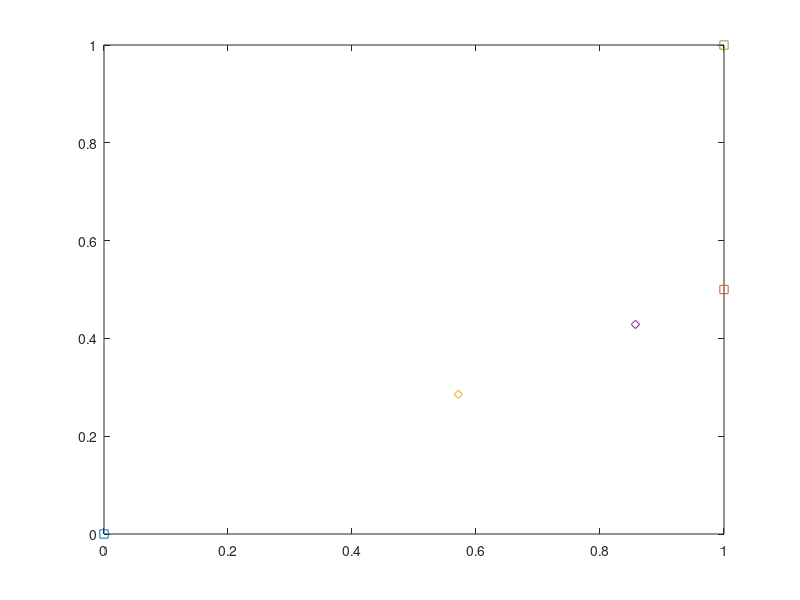

This chart was generated by the following MATLAB code:
A = [[3 -2]; [-2 6]]
inv(A)
X = inv(A)*[0;4]
Y = inv(A)*[0;2]
plot(0,0,'s')
hold on
plot(1,0.5,'s')
plot(X(1),Y(1),'d')
plot(X(2),Y(2),'d')
plot(1,1,'s')
